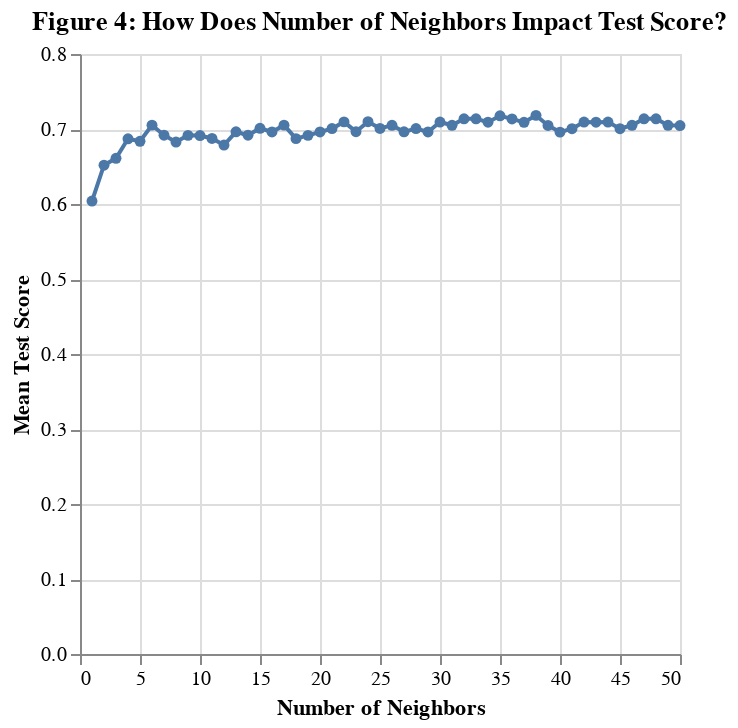

This figure's notebook cell:
### Code cell
#Creates a dataframe out of the grid
heart_grid_df = pd.DataFrame(heart_grid.cv_results_)

#Creates a line plot out of the dataframe, using neighbors on the X and mean test score on the Y
grid_plot = alt.Chart(heart_grid_df, title="Figure 4: How Does Number of Neighbors Impact Test Score?").mark_line(point=True).encode(
    x=alt.X("param_kneighborsclassifier__n_neighbors").title("Number of Neighbors"),
    y=alt.Y("mean_test_score").title("Mean Test Score")
)

display(grid_plot)

### Figure 1 — Vega-Lite specification as saved in the notebook (floating-point values rounded to 4 significant figures)
{"config": {"view": {"continuousWidth": 300, "continuousHeight": 300}}, "data": {"name": "data-a9cbd6b04b78f1b8ba00dc6289005f31"}, "mark": {"type": "line", "point": true}, "encoding": {"x": {"field": "param_kneighborsclassifier__n_neighbors", "title": "Number of Neighbors", "type": "quantitative"}, "y": {"field": "mean_test_score", "title": "Mean Test Score", "type": "quantitative"}}, "title": "Figure 4: How Does Number of Neighbors Impact Test Score?", "$schema": "https://vega.github.io/schema/vega-lite/v5.8.0.json", "datasets": {"data-a9cbd6b04b78f1b8ba00dc6289005f31": [{"mean_fit_time": 0.003438, "std_fit_time": 0.0001502, "mean_score_time": 0.004687, "std_score_time": 0.003687, "param_kneighborsclassifier__n_neighbors": 1, "params": {"kneighborsclassifier__n_neighbors": 1}, "split0_test_score": 0.6087, "split1_test_score": 0.5652, "split2_test_score": 0.4783, "split3_test_score": 0.6087, "split4_test_score": 0.5652, "split5_test_score": 0.6957, "split6_test_score": 0.6087, "split7_test_score": 0.6364, "split8_test_score": 0.5, "split9_test_score": 0.7727, "mean_test_score": 0.604, "std_test_score": 0.08223, "rank_test_score": 50}, {"mean_fit_time": 0.003316, "std_fit_time": 3.981e-05, "mean_score_time": 0.003335, "std_score_time": 3.328e-05, "param_kneighborsclassifier__n_neighbors": 2, "params": {"kneighborsclassifier__n_neighbors": 2}, "split0_test_score": 0.6087, "split1_test_score": 0.6522, "split2_test_score": 0.6087, "split3_test_score": 0.6087, "split4_test_score": 0.6522, "split5_test_score": 0.7826, "split6_test_score": 0.6957, "split7_test_score": 0.5909, "split8_test_score": 0.5455, "split9_test_score": 0.7727, "mean_test_score": 0.6518, "std_test_score": 0.07365, "rank_test_score": 49}, {"mean_fit_time": 0.003589, "std_fit_time": 0.0005697, "mean_score_time": 0.003384, "std_score_time": 0.0001032, "param_kneighborsclassifier__n_neighbors": 3, "params": {"kneighborsclassifier__n_neighbors": 3}, "split0_test_score": 0.6522, "split1_test_score": 0.7391, "split2_test_score": 0.5652, "split3_test_score": 0.6087, "split4_test_score": 0.6087, "split5_test_score": 0.7391, "split6_test_score": 0.6957, "split7_test_score": 0.6364, "split8_test_score": 0.6818, "split9_test_score": 0.6818, "mean_test_score": 0.6609, "std_test_score": 0.05441, "rank_test_score": 48}, {"mean_fit_time": 0.003292, "std_fit_time": 4.648e-05, "mean_score_time": 0.003361, "std_score_time": 4.084e-05, "param_kneighborsclassifier__n_neighbors": 4, "params": {"kneighborsclassifier__n_neighbors": 4}, "split0_test_score": 0.6957, "split1_test_score": 0.6957, "split2_test_score": 0.6522, "split3_test_score": 0.6522, "split4_test_score": 0.6957, "split5_test_score": 0.7826, "split6_test_score": 0.6957, "split7_test_score": 0.6364, "split8_test_score": 0.6364, "split9_test_score": 0.7273, "mean_test_score": 0.687, "std_test_score": 0.04315, "rank_test_score": 44}, {"mean_fit_time": 0.003283, "std_fit_time": 4.876e-05, "mean_score_time": 0.00334, "std_score_time": 2.275e-05, "param_kneighborsclassifier__n_neighbors": 5, "params": {"kneighborsclassifier__n_neighbors": 5}, "split0_test_score": 0.6522, "split1_test_score": 0.7391, "split2_test_score": 0.5217, "split3_test_score": 0.5652, "split4_test_score": 0.6522, "split5_test_score": 0.7826, "split6_test_score": 0.6957, "split7_test_score": 0.7273, "split8_test_score": 0.8182, "split9_test_score": 0.6818, "mean_test_score": 0.6836, "std_test_score": 0.08674, "rank_test_score": 45}, {"mean_fit_time": 0.003302, "std_fit_time": 0.0001328, "mean_score_time": 0.003341, "std_score_time": 2.921e-05, "param_kneighborsclassifier__n_neighbors": 6, "params": {"kneighborsclassifier__n_neighbors": 6}, "split0_test_score": 0.6522, "split1_test_score": 0.7826, "split2_test_score": 0.6087, "split3_test_score": 0.6087, "split4_test_score": 0.6957, "split5_test_score": 0.7826, "split6_test_score": 0.7391, "split7_test_score": 0.7273, "split8_test_score": 0.7273, "split9_test_score": 0.7273, "mean_test_score": 0.7051, "std_test_score": 0.06011, "rank_test_score": 16}, {"mean_fit_time": 0.003287, "std_fit_time": 5.413e-05, "mean_score_time": 0.003341, "std_score_time": 3.478e-05, "param_kneighborsclassifier__n_neighbors": 7, "params": {"kneighborsclassifier__n_neighbors": 7}, "split0_test_score": 0.6522, "split1_test_score": 0.7826, "split2_test_score": 0.5652, "split3_test_score": 0.6522, "split4_test_score": 0.6522, "split5_test_score": 0.7826, "split6_test_score": 0.7391, "split7_test_score": 0.6364, "split8_test_score": 0.7727, "split9_test_score": 0.6818, "mean_test_score": 0.6917, "std_test_score": 0.07013, "rank_test_score": 38}, {"mean_fit_time": 0.003246, "std_fit_time": 3.417e-05, "mean_score_time": 0.003328, "std_score_time": 2.298e-05, "param_kneighborsclassifier__n_neighbors": 8, "params": {"kneighborsclassifier__n_neighbors": 8}, "split0_test_score": 0.6522, "split1_test_score": 0.7391, "split2_test_score": 0.6087, "split3_test_score": 0.6957, "split4_test_score": 0.6522, "split5_test_score": 0.7391, "split6_test_score": 0.7391, "split7_test_score": 0.6364, "split8_test_score": 0.6818, "split9_test_score": 0.6818, "mean_test_score": 0.6826, "std_test_score": 0.04383, "rank_test_score": 46}, {"mean_fit_time": 0.00327, "std_fit_time": 5.476e-05, "mean_score_time": 0.003369, "std_score_time": 5.54e-05, "param_kneighborsclassifier__n_neighbors": 9, "params": {"kneighborsclassifier__n_neighbors": 9}, "split0_test_score": 0.6522, "split1_test_score": 0.8261, "split2_test_score": 0.4348, "split3_test_score": 0.7391, "split4_test_score": 0.6087, "split5_test_score": 0.8261, "split6_test_score": 0.7826, "split7_test_score": 0.5909, "split8_test_score": 0.7727, "split9_test_score": 0.6818, "mean_test_score": 0.6915, "std_test_score": 0.1174, "rank_test_score": 40}, {"mean_fit_time": 0.003252, "std_fit_time": 1.577e-05, "mean_score_time": 0.003351, "std_score_time": 5.18e-05, "param_kneighborsclassifier__n_neighbors": 10, "params": {"kneighborsclassifier__n_neighbors": 10}, "split0_test_score": 0.6522, "split1_test_score": 0.7826, "split2_test_score": 0.5652, "split3_test_score": 0.7391, "split4_test_score": 0.6087, "split5_test_score": 0.8261, "split6_test_score": 0.7391, "split7_test_score": 0.5909, "split8_test_score": 0.7727, "split9_test_score": 0.6364, "mean_test_score": 0.6913, "std_test_score": 0.08664, "rank_test_score": 41}, {"mean_fit_time": 0.003252, "std_fit_time": 1.817e-05, "mean_score_time": 0.003359, "std_score_time": 4.556e-05, "param_kneighborsclassifier__n_neighbors": 11, "params": {"kneighborsclassifier__n_neighbors": 11}, "split0_test_score": 0.6522, "split1_test_score": 0.7391, "split2_test_score": 0.5217, "split3_test_score": 0.7391, "split4_test_score": 0.6087, "split5_test_score": 0.7826, "split6_test_score": 0.7391, "split7_test_score": 0.6364, "split8_test_score": 0.8182, "split9_test_score": 0.6364, "mean_test_score": 0.6874, "std_test_score": 0.08619, "rank_test_score": 42}, {"mean_fit_time": 0.003256, "std_fit_time": 2.164e-05, "mean_score_time": 0.003361, "std_score_time": 4.158e-05, "param_kneighborsclassifier__n_neighbors": 12, "params": {"kneighborsclassifier__n_neighbors": 12}, "split0_test_score": 0.6522, "split1_test_score": 0.6957, "split2_test_score": 0.4783, "split3_test_score": 0.7391, "split4_test_score": 0.6087, "split5_test_score": 0.8261, "split6_test_score": 0.6957, "split7_test_score": 0.6818, "split8_test_score": 0.7727, "split9_test_score": 0.6364, "mean_test_score": 0.6787, "std_test_score": 0.09076, "rank_test_score": 47}, {"mean_fit_time": 0.00325, "std_fit_time": 1.155e-05, "mean_score_time": 0.003382, "std_score_time": 5.183e-05, "param_kneighborsclassifier__n_neighbors": 13, "params": {"kneighborsclassifier__n_neighbors": 13}, "split0_test_score": 0.6522, "split1_test_score": 0.7826, "split2_test_score": 0.5217, "split3_test_score": 0.6957, "split4_test_score": 0.6087, "split5_test_score": 0.8696, "split6_test_score": 0.6957, "split7_test_score": 0.6818, "split8_test_score": 0.8182, "split9_test_score": 0.6364, "mean_test_score": 0.6962, "std_test_score": 0.09809, "rank_test_score": 31}, {"mean_fit_time": 0.003242, "std_fit_time": 1.008e-05, "mean_score_time": 0.003367, "std_score_time": 4.312e-05, "param_kneighborsclassifier__n_neighbors": 14, "params": {"kneighborsclassifier__n_neighbors": 14}, "split0_test_score": 0.6522, "split1_test_score": 0.7826, "split2_test_score": 0.5217, "split3_test_score": 0.6957, "split4_test_score": 0.6087, "split5_test_score": 0.8261, "split6_test_score": 0.7391, "split7_test_score": 0.6818, "split8_test_score": 0.7727, "split9_test_score": 0.6364, "mean_test_score": 0.6917, "std_test_score": 0.08698, "rank_test_score": 37}, {"mean_fit_time": 0.003261, "std_fit_time": 2.714e-05, "mean_score_time": 0.00345, "std_score_time": 0.0002601, "param_kneighborsclassifier__n_neighbors": 15, "params": {"kneighborsclassifier__n_neighbors": 15}, "split0_test_score": 0.6522, "split1_test_score": 0.7826, "split2_test_score": 0.4783, "split3_test_score": 0.7391, "split4_test_score": 0.6087, "split5_test_score": 0.8261, "split6_test_score": 0.6957, "split7_test_score": 0.6818, "split8_test_score": 0.8636, "split9_test_score": 0.6818, "mean_test_score": 0.701, "std_test_score": 0.1056, "rank_test_score": 24}, {"mean_fit_time": 0.003319, "std_fit_time": 0.0002491, "mean_score_time": 0.00337, "std_score_time": 7.15e-05, "param_kneighborsclassifier__n_neighbors": 16, "params": {"kneighborsclassifier__n_neighbors": 16}, "split0_test_score": 0.6522, "split1_test_score": 0.7826, "split2_test_score": 0.5217, "split3_test_score": 0.6522, "split4_test_score": 0.6522, "split5_test_score": 0.8261, "split6_test_score": 0.7826, "split7_test_score": 0.6364, "split8_test_score": 0.8182, "split9_test_score": 0.6364, "mean_test_score": 0.696, "std_test_score": 0.09492, "rank_test_score": 33}, {"mean_fit_time": 0.003247, "std_fit_time": 1.792e-05, "mean_score_time": 0.003443, "std_score_time": 0.0001893, "param_kneighborsclassifier__n_neighbors": 17, "params": {"kneighborsclassifier__n_neighbors": 17}, "split0_test_score": 0.6522, "split1_test_score": 0.8261, "split2_test_score": 0.4783, "split3_test_score": 0.6957, "split4_test_score": 0.6522, "split5_test_score": 0.8696, "split6_test_score": 0.6957, "split7_test_score": 0.6818, "split8_test_score": 0.8636, "split9_test_score": 0.6364, "mean_test_score": 0.7051, "std_test_score": 0.1137, "rank_test_score": 16}, {"mean_fit_time": 0.003242, "std_fit_time": 1.411e-05, "mean_score_time": 0.003377, "std_score_time": 5.615e-05, "param_kneighborsclassifier__n_neighbors": 18, "params": {"kneighborsclassifier__n_neighbors": 18}, "split0_test_score": 0.6522, "split1_test_score": 0.8261, "split2_test_score": 0.4348, "split3_test_score": 0.6522, "split4_test_score": 0.6522, "split5_test_score": 0.8261, "split6_test_score": 0.7826, "split7_test_score": 0.6364, "split8_test_score": 0.7727, "split9_test_score": 0.6364, "mean_test_score": 0.6872, "std_test_score": 0.1129, "rank_test_score": 43}, {"mean_fit_time": 0.003259, "std_fit_time": 4.89e-05, "mean_score_time": 0.003386, "std_score_time": 5.243e-05, "param_kneighborsclassifier__n_neighbors": 19, "params": {"kneighborsclassifier__n_neighbors": 19}, "split0_test_score": 0.6522, "split1_test_score": 0.8261, "split2_test_score": 0.4783, "split3_test_score": 0.6522, "split4_test_score": 0.6087, "split5_test_score": 0.8696, "split6_test_score": 0.7826, "split7_test_score": 0.5909, "split8_test_score": 0.7727, "split9_test_score": 0.6818, "mean_test_score": 0.6915, "std_test_score": 0.1142, "rank_test_score": 39}, {"mean_fit_time": 0.003243, "std_fit_time": 1.237e-05, "mean_score_time": 0.003378, "std_score_time": 4.72e-05, "param_kneighborsclassifier__n_neighbors": 20, "params": {"kneighborsclassifier__n_neighbors": 20}, "split0_test_score": 0.6522, "split1_test_score": 0.8261, "split2_test_score": 0.4783, "split3_test_score": 0.6522, "split4_test_score": 0.6087, "split5_test_score": 0.8696, "split6_test_score": 0.7826, "split7_test_score": 0.6364, "split8_test_score": 0.7727, "split9_test_score": 0.6818, "mean_test_score": 0.696, "std_test_score": 0.1109, "rank_test_score": 33}, {"mean_fit_time": 0.003264, "std_fit_time": 2.366e-05, "mean_score_time": 0.003417, "std_score_time": 7.149e-05, "param_kneighborsclassifier__n_neighbors": 21, "params": {"kneighborsclassifier__n_neighbors": 21}, "split0_test_score": 0.6522, "split1_test_score": 0.8261, "split2_test_score": 0.4783, "split3_test_score": 0.6522, "split4_test_score": 0.6087, "split5_test_score": 0.8696, "split6_test_score": 0.7826, "split7_test_score": 0.6364, "split8_test_score": 0.8182, "split9_test_score": 0.6818, "mean_test_score": 0.7006, "std_test_score": 0.1148, "rank_test_score": 26}, {"mean_fit_time": 0.003242, "std_fit_time": 8.765e-06, "mean_score_time": 0.003392, "std_score_time": 5.251e-05, "param_kneighborsclassifier__n_neighbors": 22, "params": {"kneighborsclassifier__n_neighbors": 22}, "split0_test_score": 0.6522, "split1_test_score": 0.8261, "split2_test_score": 0.4783, "split3_test_score": 0.6522, "split4_test_score": 0.6522, "split5_test_score": 0.8696, "split6_test_score": 0.7826, "split7_test_score": 0.6818, "split8_test_score": 0.8182, "split9_test_score": 0.6818, "mean_test_score": 0.7095, "std_test_score": 0.1101, "rank_test_score": 9}, {"mean_fit_time": 0.003251, "std_fit_time": 1.682e-05, "mean_score_time": 0.003404, "std_score_time": 4.886e-05, "param_kneighborsclassifier__n_neighbors": 23, "params": {"kneighborsclassifier__n_neighbors": 23}, "split0_test_score": 0.6522, "split1_test_score": 0.8261, "split2_test_score": 0.5217, "split3_test_score": 0.6087, "split4_test_score": 0.6087, "split5_test_score": 0.8261, "split6_test_score": 0.7391, "split7_test_score": 0.6818, "split8_test_score": 0.8182, "split9_test_score": 0.6818, "mean_test_score": 0.6964, "std_test_score": 0.09928, "rank_test_score": 30}, {"mean_fit_time": 0.003245, "std_fit_time": 1.275e-05, "mean_score_time": 0.0034, "std_score_time": 4.816e-05, "param_kneighborsclassifier__n_neighbors": 24, "params": {"kneighborsclassifier__n_neighbors": 24}, "split0_test_score": 0.6522, "split1_test_score": 0.8261, "split2_test_score": 0.4783, "split3_test_score": 0.6522, "split4_test_score": 0.6522, "split5_test_score": 0.8261, "split6_test_score": 0.7826, "split7_test_score": 0.7273, "split8_test_score": 0.7727, "split9_test_score": 0.7273, "mean_test_score": 0.7097, "std_test_score": 0.1002, "rank_test_score": 8}, {"mean_fit_time": 0.003246, "std_fit_time": 2.62e-05, "mean_score_time": 0.003417, "std_score_time": 6.364e-05, "param_kneighborsclassifier__n_neighbors": 25, "params": {"kneighborsclassifier__n_neighbors": 25}, "split0_test_score": 0.6522, "split1_test_score": 0.8261, "split2_test_score": 0.4783, "split3_test_score": 0.6522, "split4_test_score": 0.6522, "split5_test_score": 0.8261, "split6_test_score": 0.7391, "split7_test_score": 0.7273, "split8_test_score": 0.8182, "split9_test_score": 0.6364, "mean_test_score": 0.7008, "std_test_score": 0.104, "rank_test_score": 25}, {"mean_fit_time": 0.00325, "std_fit_time": 1.116e-05, "mean_score_time": 0.003423, "std_score_time": 4.341e-05, "param_kneighborsclassifier__n_neighbors": 26, "params": {"kneighborsclassifier__n_neighbors": 26}, "split0_test_score": 0.6522, "split1_test_score": 0.8261, "split2_test_score": 0.5217, "split3_test_score": 0.6957, "split4_test_score": 0.6522, "split5_test_score": 0.8261, "split6_test_score": 0.7391, "split7_test_score": 0.7273, "split8_test_score": 0.7727, "split9_test_score": 0.6364, "mean_test_score": 0.7049, "std_test_score": 0.08918, "rank_test_score": 18}, {"mean_fit_time": 0.003255, "std_fit_time": 2.131e-05, "mean_score_time": 0.003413, "std_score_time": 4.4e-05, "param_kneighborsclassifier__n_neighbors": 27, "params": {"kneighborsclassifier__n_neighbors": 27}, "split0_test_score": 0.6522, "split1_test_score": 0.8261, "split2_test_score": 0.4783, "split3_test_score": 0.6957, "split4_test_score": 0.6522, "split5_test_score": 0.8261, "split6_test_score": 0.6957, "split7_test_score": 0.6818, "split8_test_score": 0.8182, "split9_test_score": 0.6364, "mean_test_score": 0.6962, "std_test_score": 0.1019, "rank_test_score": 32}, {"mean_fit_time": 0.003257, "std_fit_time": 1.742e-05, "mean_score_time": 0.003427, "std_score_time": 5.186e-05, "param_kneighborsclassifier__n_neighbors": 28, "params": {"kneighborsclassifier__n_neighbors": 28}, "split0_test_score": 0.6522, "split1_test_score": 0.8261, "split2_test_score": 0.4783, "split3_test_score": 0.6957, "split4_test_score": 0.6522, "split5_test_score": 0.8261, "split6_test_score": 0.7391, "split7_test_score": 0.6818, "split8_test_score": 0.7727, "split9_test_score": 0.6818, "mean_test_score": 0.7006, "std_test_score": 0.09646, "rank_test_score": 26}, {"mean_fit_time": 0.003246, "std_fit_time": 1.389e-05, "mean_score_time": 0.003443, "std_score_time": 5.777e-05, "param_kneighborsclassifier__n_neighbors": 29, "params": {"kneighborsclassifier__n_neighbors": 29}, "split0_test_score": 0.6522, "split1_test_score": 0.8261, "split2_test_score": 0.4783, "split3_test_score": 0.6957, "split4_test_score": 0.6522, "split5_test_score": 0.8261, "split6_test_score": 0.7391, "split7_test_score": 0.6364, "split8_test_score": 0.8182, "split9_test_score": 0.6364, "mean_test_score": 0.696, "std_test_score": 0.1044, "rank_test_score": 33}, {"mean_fit_time": 0.003249, "std_fit_time": 1.467e-05, "mean_score_time": 0.003421, "std_score_time": 4.759e-05, "param_kneighborsclassifier__n_neighbors": 30, "params": {"kneighborsclassifier__n_neighbors": 30}, "split0_test_score": 0.6522, "split1_test_score": 0.8261, "split2_test_score": 0.4783, "split3_test_score": 0.6957, "split4_test_score": 0.6957, "split5_test_score": 0.8696, "split6_test_score": 0.7391, "split7_test_score": 0.6818, "split8_test_score": 0.8182, "split9_test_score": 0.6364, "mean_test_score": 0.7093, "std_test_score": 0.1073, "rank_test_score": 11}, {"mean_fit_time": 0.003312, "std_fit_time": 0.0001725, "mean_score_time": 0.003432, "std_score_time": 4.828e-05, "param_kneighborsclassifier__n_neighbors": 31, "params": {"kneighborsclassifier__n_neighbors": 31}, "split0_test_score": 0.6522, "split1_test_score": 0.8261, "split2_test_score": 0.4783, "split3_test_score": 0.6522, "split4_test_score": 0.7391, "split5_test_score": 0.8696, "split6_test_score": 0.6957, "split7_test_score": 0.6818, "split8_test_score": 0.8182, "split9_test_score": 0.6364, "mean_test_score": 0.7049, "std_test_score": 0.1086, "rank_test_score": 18}, {"mean_fit_time": 0.003262, "std_fit_time": 4.065e-05, "mean_score_time": 0.003435, "std_score_time": 4.515e-05, "param_kneighborsclassifier__n_neighbors": 32, "params": {"kneighborsclassifier__n_neighbors": 32}, "split0_test_score": 0.6522, "split1_test_score": 0.7826, "split2_test_score": 0.4783, "split3_test_score": 0.7391, "split4_test_score": 0.7391, "split5_test_score": 0.8261, "split6_test_score": 0.7826, "split7_test_score": 0.6818, "split8_test_score": 0.8182, "split9_test_score": 0.6364, "mean_test_score": 0.7136, "std_test_score": 0.1003, "rank_test_score": 3}, {"mean_fit_time": 0.003275, "std_fit_time": 4.765e-05, "mean_score_time": 0.003468, "std_score_time": 8.051e-05, "param_kneighborsclassifier__n_neighbors": 33, "params": {"kneighborsclassifier__n_neighbors": 33}, "split0_test_score": 0.6522, "split1_test_score": 0.8261, "split2_test_score": 0.4783, "split3_test_score": 0.7391, "split4_test_score": 0.6957, "split5_test_score": 0.8261, "split6_test_score": 0.7826, "split7_test_score": 0.6818, "split8_test_score": 0.8182, "split9_test_score": 0.6364, "mean_test_score": 0.7136, "std_test_score": 0.104, "rank_test_score": 3}, {"mean_fit_time": 0.003258, "std_fit_time": 1.759e-05, "mean_score_time": 0.003456, "std_score_time": 4.469e-05, "param_kneighborsclassifier__n_neighbors": 34, "params": {"kneighborsclassifier__n_neighbors": 34}, "split0_test_score": 0.6522, "split1_test_score": 0.7826, "split2_test_score": 0.4783, "split3_test_score": 0.7391, "split4_test_score": 0.7391, "split5_test_score": 0.8261, "split6_test_score": 0.7826, "split7_test_score": 0.6818, "split8_test_score": 0.7727, "split9_test_score": 0.6364, "mean_test_score": 0.7091, "std_test_score": 0.09639, "rank_test_score": 14}, {"mean_fit_time": 0.003249, "std_fit_time": 1.247e-05, "mean_score_time": 0.00364, "std_score_time": 0.000556, "param_kneighborsclassifier__n_neighbors": 35, "params": {"kneighborsclassifier__n_neighbors": 35}, "split0_test_score": 0.6522, "split1_test_score": 0.8261, "split2_test_score": 0.5217, "split3_test_score": 0.7391, "split4_test_score": 0.7391, "split5_test_score": 0.8696, "split6_test_score": 0.7826, "split7_test_score": 0.6364, "split8_test_score": 0.7727, "split9_test_score": 0.6364, "mean_test_score": 0.7176, "std_test_score": 0.09945, "rank_test_score": 2}, {"mean_fit_time": 0.003255, "std_fit_time": 9.743e-06, "mean_score_time": 0.003457, "std_score_time": 5.296e-05, "param_kneighborsclassifier__n_neighbors": 36, "params": {"kneighborsclassifier__n_neighbors": 36}, "split0_test_score": 0.6522, "split1_test_score": 0.7826, "split2_test_score": 0.5217, "split3_test_score": 0.7391, "split4_test_score": 0.6957, "split5_test_score": 0.8696, "split6_test_score": 0.7826, "split7_test_score": 0.6818, "split8_test_score": 0.7727, "split9_test_score": 0.6364, "mean_test_score": 0.7134, "std_test_score": 0.09267, "rank_test_score": 7}, {"mean_fit_time": 0.003342, "std_fit_time": 0.0002792, "mean_score_time": 0.00346, "std_score_time": 6.528e-05, "param_kneighborsclassifier__n_neighbors": 37, "params": {"kneighborsclassifier__n_neighbors": 37}, "split0_test_score": 0.6522, "split1_test_score": 0.8261, "split2_test_score": 0.5217, "split3_test_score": 0.6957, "split4_test_score": 0.6957, "split5_test_score": 0.8696, "split6_test_score": 0.7826, "split7_test_score": 0.6364, "split8_test_score": 0.7727, "split9_test_score": 0.6364, "mean_test_score": 0.7089, "std_test_score": 0.09908, "rank_test_score": 15}, {"mean_fit_time": 0.003246, "std_fit_time": 1.252e-05, "mean_score_time": 0.003457, "std_score_time": 5.029e-05, "param_kneighborsclassifier__n_neighbors": 38, "params": {"kneighborsclassifier__n_neighbors": 38}, "split0_test_score": 0.6522, "split1_test_score": 0.8261, "split2_test_score": 0.5217, "split3_test_score": 0.6957, "split4_test_score": 0.6522, "split5_test_score": 0.8696, "split6_test_score": 0.7826, "split7_test_score": 0.6818, "split8_test_score": 0.8182, "split9_test_score": 0.6818, "mean_test_score": 0.7182, "std_test_score": 0.09958, "rank_test_score": 1}, {"mean_fit_time": 0.003254, "std_fit_time": 9.938e-06, "mean_score_time": 0.003467, "std_score_time": 4.615e-05, "param_kneighborsclassifier__n_neighbors": 39, "params": {"kneighborsclassifier__n_neighbors": 39}, "split0_test_score": 0.6522, "split1_test_score": 0.8261, "split2_test_score": 0.5217, "split3_test_score": 0.6522, "split4_test_score": 0.6522, "split5_test_score": 0.913, "split6_test_score": 0.7391, "split7_test_score": 0.6818, "split8_test_score": 0.7727, "split9_test_score": 0.6364, "mean_test_score": 0.7047, "std_test_score": 0.1053, "rank_test_score": 22}, {"mean_fit_time": 0.003263, "std_fit_time": 2.039e-05, "mean_score_time": 0.003477, "std_score_time": 5.507e-05, "param_kneighborsclassifier__n_neighbors": 40, "params": {"kneighborsclassifier__n_neighbors": 40}, "split0_test_score": 0.6522, "split1_test_score": 0.8261, "split2_test_score": 0.5217, "split3_test_score": 0.6522, "split4_test_score": 0.6522, "split5_test_score": 0.8696, "split6_test_score": 0.7391, "split7_test_score": 0.6818, "split8_test_score": 0.7273, "split9_test_score": 0.6364, "mean_test_score": 0.6958, "std_test_score": 0.09475, "rank_test_score": 36}, {"mean_fit_time": 0.003255, "std_fit_time": 2.597e-05, "mean_score_time": 0.003486, "std_score_time": 7.487e-05, "param_kneighborsclassifier__n_neighbors": 41, "params": {"kneighborsclassifier__n_neighbors": 41}, "split0_test_score": 0.6522, "split1_test_score": 0.8261, "split2_test_score": 0.5217, "split3_test_score": 0.6522, "split4_test_score": 0.6957, "split5_test_score": 0.8261, "split6_test_score": 0.7391, "split7_test_score": 0.6818, "split8_test_score": 0.7727, "split9_test_score": 0.6364, "mean_test_score": 0.7004, "std_test_score": 0.08909, "rank_test_score": 29}, {"mean_fit_time": 0.003244, "std_fit_time": 2.086e-05, "mean_score_time": 0.003456, "std_score_time": 5.656e-05, "param_kneighborsclassifier__n_neighbors": 42, "params": {"kneighborsclassifier__n_neighbors": 42}, "split0_test_score": 0.6522, "split1_test_score": 0.8261, "split2_test_score": 0.5217, "split3_test_score": 0.6522, "split4_test_score": 0.6522, "split5_test_score": 0.8696, "split6_test_score": 0.7826, "split7_test_score": 0.7273, "split8_test_score": 0.7727, "split9_test_score": 0.6364, "mean_test_score": 0.7093, "std_test_score": 0.09967, "rank_test_score": 11}, {"mean_fit_time": 0.003248, "std_fit_time": 2.096e-05, "mean_score_time": 0.003488, "std_score_time": 6.616e-05, "param_kneighborsclassifier__n_neighbors": 43, "params": {"kneighborsclassifier__n_neighbors": 43}, "split0_test_score": 0.6522, "split1_test_score": 0.8261, "split2_test_score": 0.5217, "split3_test_score": 0.6522, "split4_test_score": 0.6957, "split5_test_score": 0.8696, "split6_test_score": 0.7826, "split7_test_score": 0.6364, "split8_test_score": 0.8182, "split9_test_score": 0.6364, "mean_test_score": 0.7091, "std_test_score": 0.1044, "rank_test_score": 13}, {"mean_fit_time": 0.003266, "std_fit_time": 1.377e-05, "mean_score_time": 0.003486, "std_score_time": 5.935e-05, "param_kneighborsclassifier__n_neighbors": 44, "params": {"kneighborsclassifier__n_neighbors": 44}, "split0_test_score": 0.6522, "split1_test_score": 0.8261, "split2_test_score": 0.5217, "split3_test_score": 0.6522, "split4_test_score": 0.6522, "split5_test_score": 0.8696, "split6_test_score": 0.7826, "split7_test_score": 0.6818, "split8_test_score": 0.8182, "split9_test_score": 0.6364, "mean_test_score": 0.7093, "std_test_score": 0.1037, "rank_test_score": 10}, {"mean_fit_time": 0.003265, "std_fit_time": 1.423e-05, "mean_score_time": 0.003508, "std_score_time": 6.959e-05, "param_kneighborsclassifier__n_neighbors": 45, "params": {"kneighborsclassifier__n_neighbors": 45}, "split0_test_score": 0.6522, "split1_test_score": 0.7826, "split2_test_score": 0.5217, "split3_test_score": 0.6522, "split4_test_score": 0.6522, "split5_test_score": 0.8696, "split6_test_score": 0.7826, "split7_test_score": 0.6364, "split8_test_score": 0.8182, "split9_test_score": 0.6364, "mean_test_score": 0.7004, "std_test_score": 0.1015, "rank_test_score": 28}, {"mean_fit_time": 0.003254, "std_fit_time": 1.654e-05, "mean_score_time": 0.003485, "std_score_time": 5.698e-05, "param_kneighborsclassifier__n_neighbors": 46, "params": {"kneighborsclassifier__n_neighbors": 46}, "split0_test_score": 0.6522, "split1_test_score": 0.7826, "split2_test_score": 0.5217, "split3_test_score": 0.6522, "split4_test_score": 0.6522, "split5_test_score": 0.8696, "split6_test_score": 0.7826, "split7_test_score": 0.6818, "split8_test_score": 0.8182, "split9_test_score": 0.6364, "mean_test_score": 0.7049, "std_test_score": 0.09957, "rank_test_score": 18}, {"mean_fit_time": 0.003256, "std_fit_time": 2.957e-05, "mean_score_time": 0.003488, "std_score_time": 6.689e-05, "param_kneighborsclassifier__n_neighbors": 47, "params": {"kneighborsclassifier__n_neighbors": 47}, "split0_test_score": 0.6522, "split1_test_score": 0.7826, "split2_test_score": 0.5217, "split3_test_score": 0.6522, "split4_test_score": 0.7391, "split5_test_score": 0.8696, "split6_test_score": 0.7826, "split7_test_score": 0.6818, "split8_test_score": 0.8182, "split9_test_score": 0.6364, "mean_test_score": 0.7136, "std_test_score": 0.09837, "rank_test_score": 3}, {"mean_fit_time": 0.00327, "std_fit_time": 4.613e-05, "mean_score_time": 0.003505, "std_score_time": 7.631e-05, "param_kneighborsclassifier__n_neighbors": 48, "params": {"kneighborsclassifier__n_neighbors": 48}, "split0_test_score": 0.6522, "split1_test_score": 0.7826, "split2_test_score": 0.5217, "split3_test_score": 0.6522, "split4_test_score": 0.7391, "split5_test_score": 0.8696, "split6_test_score": 0.7826, "split7_test_score": 0.6818, "split8_test_score": 0.8182, "split9_test_score": 0.6364, "mean_test_score": 0.7136, "std_test_score": 0.09837, "rank_test_score": 3}, {"mean_fit_time": 0.00325, "std_fit_time": 1.351e-05, "mean_score_time": 0.003506, "std_score_time": 5.957e-05, "param_kneighborsclassifier__n_neighbors": 49, "params": {"kneighborsclassifier__n_neighbors": 49}, "split0_test_score": 0.6522, "split1_test_score": 0.7826, "split2_test_score": 0.5217, "split3_test_score": 0.6522, "split4_test_score": 0.6957, "split5_test_score": 0.8696, "split6_test_score": 0.7391, "split7_test_score": 0.6818, "split8_test_score": 0.8182, "split9_test_score": 0.6364, "mean_test_score": 0.7049, "std_test_score": 0.0957, "rank_test_score": 18}, {"mean_fit_time": 0.00325, "std_fit_time": 1.184e-05, "mean_score_time": 0.003489, "std_score_time": 5.303e-05, "param_kneighborsclassifier__n_neighbors": 50, "params": {"kneighborsclassifier__n_neighbors": 50}, "split0_test_score": 0.6522, "split1_test_score": 0.7826, "split2_test_score": 0.5217, "split3_test_score": 0.6522, "split4_test_score": 0.7391, "split5_test_score": 0.8696, "split6_test_score": 0.7826, "split7_test_score": 0.6364, "split8_test_score": 0.7727, "split9_test_score": 0.6364, "mean_test_score": 0.7045, "std_test_score": 0.09668, "rank_test_score": 23}]}}
